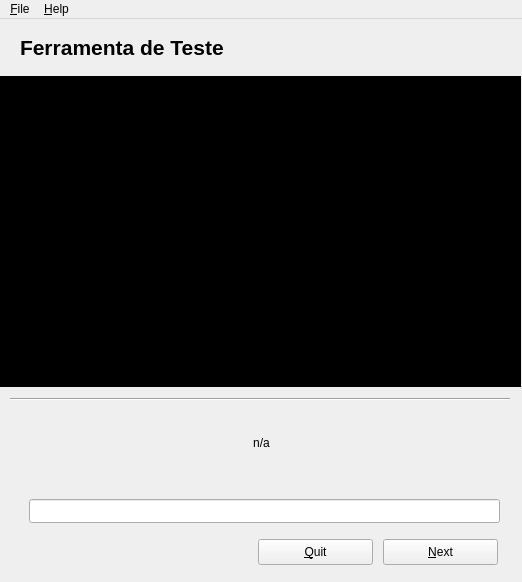
<?xml version="1.0" encoding="UTF-8"?>
<ui version="4.0">
 <class>TestApplicationGui</class>
 <widget class="QMainWindow" name="TestApplicationGui">
  <property name="geometry">
   <rect>
    <x>0</x>
    <y>0</y>
    <width>522</width>
    <height>582</height>
   </rect>
  </property>
  <property name="minimumSize">
   <size>
    <width>522</width>
    <height>582</height>
   </size>
  </property>
  <property name="maximumSize">
   <size>
    <width>582</width>
    <height>582</height>
   </size>
  </property>
  <property name="windowTitle">
   <string>Ferramenta de Teste</string>
  </property>
  <property name="windowIcon">
   <iconset>
    <normaloff>../../../Documents and Settings/JLee/Desktop/Icones/Escolhidos/Write-Document_32.png</normaloff>../../../Documents and Settings/JLee/Desktop/Icones/Escolhidos/Write-Document_32.png</iconset>
  </property>
  <property name="animated">
   <bool>true</bool>
  </property>
  <widget class="QWidget" name="widget">
   <widget class="Line" name="line1">
    <property name="geometry">
     <rect>
      <x>10</x>
      <y>370</y>
      <width>500</width>
      <height>20</height>
     </rect>
    </property>
    <property name="frameShape">
     <enum>QFrame::HLine</enum>
    </property>
    <property name="frameShadow">
     <enum>QFrame::Sunken</enum>
    </property>
   </widget>
   <widget class="QPushButton" name="quitBnt">
    <property name="geometry">
     <rect>
      <x>258</x>
      <y>520</y>
      <width>115</width>
      <height>26</height>
     </rect>
    </property>
    <property name="text">
     <string>&amp;Quit</string>
    </property>
    <property name="shortcut">
     <string>Alt+Q</string>
    </property>
   </widget>
   <widget class="QPushButton" name="nextBnt">
    <property name="geometry">
     <rect>
      <x>383</x>
      <y>520</y>
      <width>115</width>
      <height>26</height>
     </rect>
    </property>
    <property name="focusPolicy">
     <enum>Qt::TabFocus</enum>
    </property>
    <property name="acceptDrops">
     <bool>true</bool>
    </property>
    <property name="text">
     <string>&amp;Next</string>
    </property>
    <property name="shortcut">
     <string>Return</string>
    </property>
    <property name="checkable">
     <bool>false</bool>
    </property>
    <property name="default">
     <bool>false</bool>
    </property>
   </widget>
   <widget class="QFrame" name="frame3">
    <property name="geometry">
     <rect>
      <x>0</x>
      <y>57</y>
      <width>521</width>
      <height>311</height>
     </rect>
    </property>
    <property name="autoFillBackground">
     <bool>false</bool>
    </property>
    <property name="styleSheet">
     <string>background-color: #000</string>
    </property>
    <property name="frameShape">
     <enum>QFrame::NoFrame</enum>
    </property>
    <property name="frameShadow">
     <enum>QFrame::Plain</enum>
    </property>
    <widget class="QLabel" name="img">
     <property name="geometry">
      <rect>
       <x>120</x>
       <y>13</y>
       <width>281</width>
       <height>276</height>
      </rect>
     </property>
     <property name="textFormat">
      <enum>Qt::RichText</enum>
     </property>
     <property name="pixmap">
      <pixmap/>
     </property>
     <property name="scaledContents">
      <bool>true</bool>
     </property>
     <property name="alignment">
      <set>Qt::AlignLeading|Qt::AlignLeft|Qt::AlignTop</set>
     </property>
     <property name="wordWrap">
      <bool>false</bool>
     </property>
    </widget>
   </widget>
   <widget class="QLineEdit" name="lineEdit">
    <property name="geometry">
     <rect>
      <x>29</x>
      <y>480</y>
      <width>471</width>
      <height>24</height>
     </rect>
    </property>
    <property name="focusPolicy">
     <enum>Qt::StrongFocus</enum>
    </property>
   </widget>
   <widget class="QLabel" name="textLabel1">
    <property name="geometry">
     <rect>
      <x>26</x>
      <y>384</y>
      <width>471</width>
      <height>80</height>
     </rect>
    </property>
    <property name="text">
     <string>n/a</string>
    </property>
    <property name="alignment">
     <set>Qt::AlignCenter</set>
    </property>
    <property name="wordWrap">
     <bool>true</bool>
    </property>
   </widget>
   <widget class="QLabel" name="label_11">
    <property name="geometry">
     <rect>
      <x>20</x>
      <y>12</y>
      <width>291</width>
      <height>32</height>
     </rect>
    </property>
    <property name="font">
     <font>
      <family>Arial</family>
      <pointsize>16</pointsize>
      <weight>75</weight>
      <bold>true</bold>
      <stylestrategy>PreferDefault</stylestrategy>
     </font>
    </property>
    <property name="frameShape">
     <enum>QFrame::NoFrame</enum>
    </property>
    <property name="frameShadow">
     <enum>QFrame::Plain</enum>
    </property>
    <property name="text">
     <string>Ferramenta de Teste</string>
    </property>
    <property name="textFormat">
     <enum>Qt::PlainText</enum>
    </property>
   </widget>
  </widget>
  <widget class="QMenuBar" name="MenuBar">
   <property name="geometry">
    <rect>
     <x>0</x>
     <y>0</y>
     <width>522</width>
     <height>23</height>
    </rect>
   </property>
   <widget class="QMenu" name="fileMenu">
    <property name="title">
     <string>&amp;File</string>
    </property>
    <addaction name="fileExitAction"/>
   </widget>
   <widget class="QMenu" name="helpMenu">
    <property name="title">
     <string>&amp;Help</string>
    </property>
    <addaction name="helpAboutAction"/>
   </widget>
   <addaction name="fileMenu"/>
   <addaction name="separator"/>
   <addaction name="helpMenu"/>
  </widget>
  <action name="fileExitAction">
   <property name="text">
    <string>E&amp;xit</string>
   </property>
   <property name="iconText">
    <string>Exit</string>
   </property>
   <property name="shortcut">
    <string/>
   </property>
   <property name="name" stdset="0">
    <string>fileExitAction</string>
   </property>
  </action>
  <action name="helpAboutAction">
   <property name="text">
    <string>&amp;About</string>
   </property>
   <property name="iconText">
    <string>About</string>
   </property>
   <property name="shortcut">
    <string/>
   </property>
   <property name="name" stdset="0">
    <string>helpAboutAction</string>
   </property>
  </action>
 </widget>
 <layoutdefault spacing="6" margin="11"/>
 <resources/>
 <connections>
  <connection>
   <sender>fileExitAction</sender>
   <signal>activated()</signal>
   <receiver>TestApplicationGui</receiver>
   <slot>close()</slot>
   <hints>
    <hint type="sourcelabel">
     <x>-1</x>
     <y>-1</y>
    </hint>
    <hint type="destinationlabel">
     <x>20</x>
     <y>20</y>
    </hint>
   </hints>
  </connection>
  <connection>
   <sender>helpAboutAction</sender>
   <signal>activated()</signal>
   <receiver>TestApplicationGui</receiver>
   <slot>setFocus()</slot>
   <hints>
    <hint type="sourcelabel">
     <x>-1</x>
     <y>-1</y>
    </hint>
    <hint type="destinationlabel">
     <x>20</x>
     <y>20</y>
    </hint>
   </hints>
  </connection>
 </connections>
</ui>
